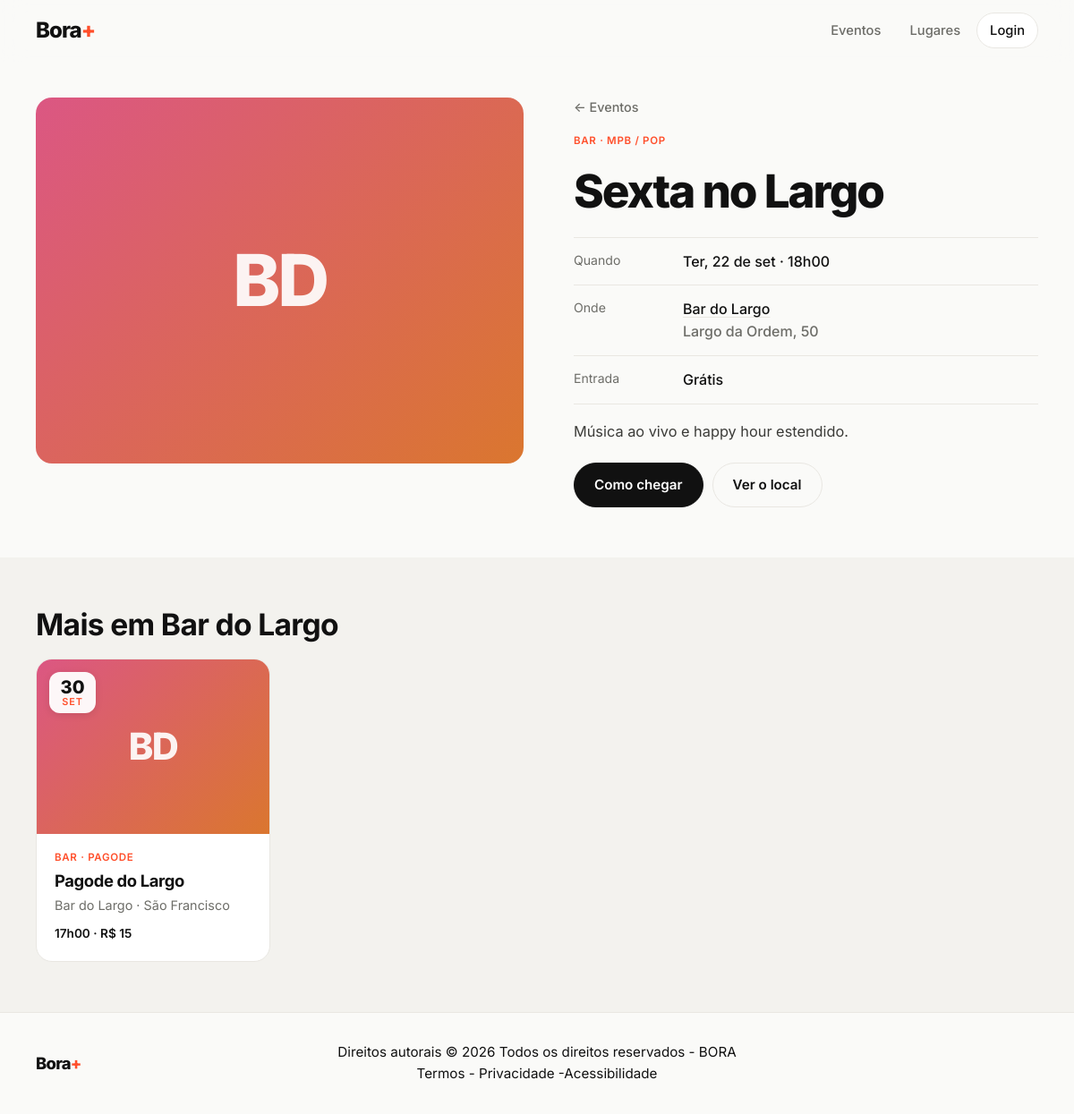
/evento.php?id=3, run on an earlier commit of the app's database.
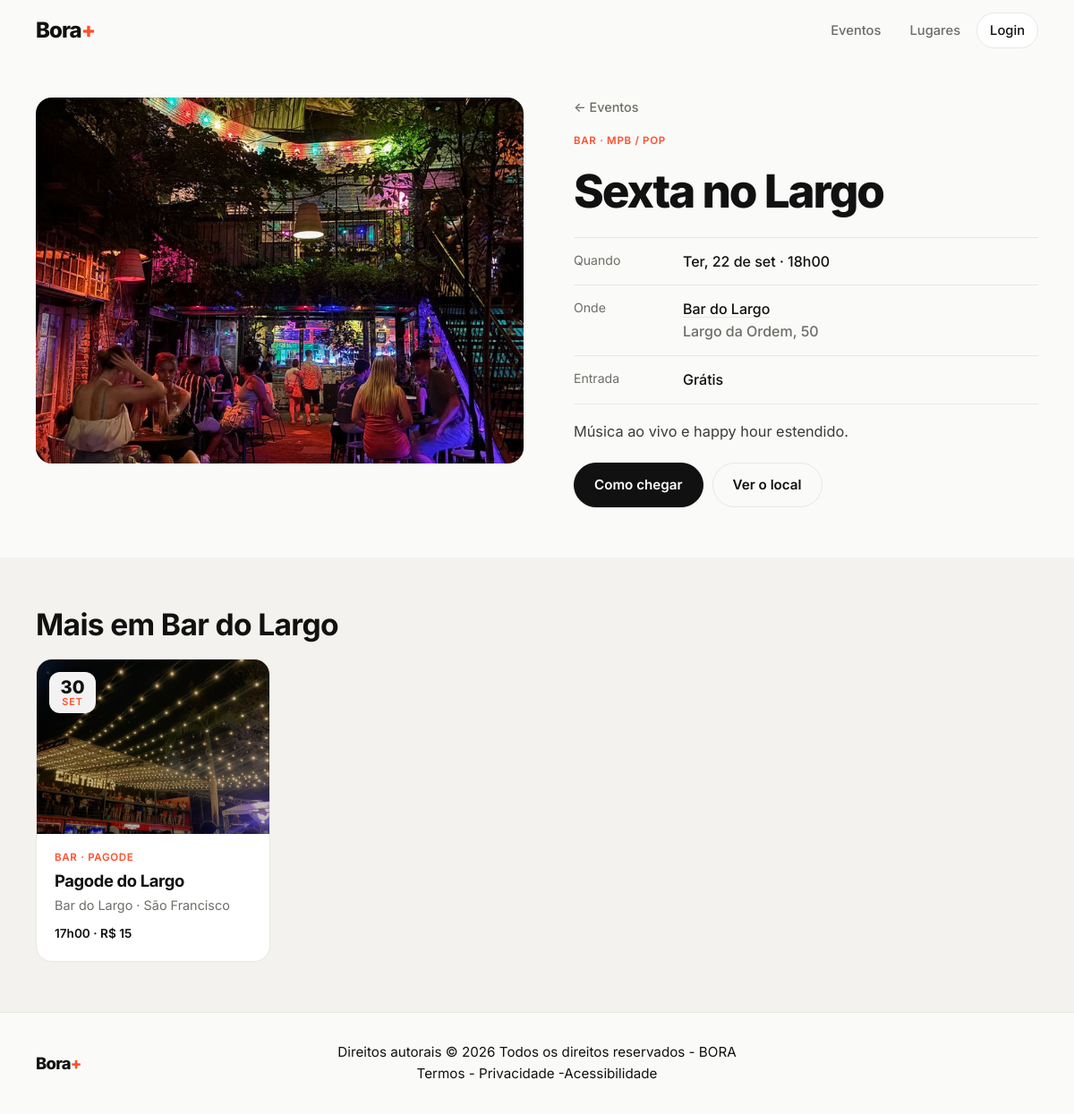
And on a later commit of the database.
### tables this page shows
CREATE TABLE events (
            id               INTEGER PRIMARY KEY AUTOINCREMENT,
            establishment_id INTEGER NOT NULL REFERENCES establishments(id) ON DELETE CASCADE,
            title            TEXT NOT NULL,
            description      TEXT,
            event_date       TEXT NOT NULL,
            start_time       TEXT,
            price            TEXT,
            genre            TEXT,
            image            TEXT,
            created_at       TEXT NOT NULL DEFAULT CURRENT_TIMESTAMP
        );

CREATE TABLE establishments (
            id            INTEGER PRIMARY KEY AUTOINCREMENT,
            name          TEXT NOT NULL,
            type          TEXT NOT NULL,
            neighborhood  TEXT NOT NULL,
            address       TEXT,
            opening_hours TEXT,
            instagram     TEXT,
            description   TEXT,
            image         TEXT,
            created_at    TEXT NOT NULL DEFAULT CURRENT_TIMESTAMP
        );

### includes/functions.php (called while the page is built, shortened)
<?php
function e(?string $value): string
{
    return htmlspecialchars((string) $value, ENT_QUOTES | ENT_SUBSTITUTE, 'UTF-8');
}
function url(string $path = ''): string
{
    return BASE_URL . '/' . ltrim($path, '/');
}
function upload_url(?string $file): ?string
{
    return $file ? url('uploads/' . rawurlencode($file)) : null;
}
function today(): string
{
    return date('Y-m-d');
}
function date_parts(string $date): array
{
    $t = strtotime($date);
    return [
        'day'     => date('d', $t),
        'month'   => MONTHS[(int) date('n', $t) - 1],
        'weekday' => WEEKDAYS[(int) date('w', $t)],
        'year'    => date('Y', $t),
    ];
}
function format_date(string $date): string
{
    $p = date_parts($date);
    $label = ucfirst($p['weekday']) . ', ' . $p['day'] . ' de ' . $p['month'];
    return $p['year'] !== date('Y') ? $label . ' ' . $p['year'] : $label;
}
function format_time(?string $time): string
{
    return $time ? str_replace(':', 'h', substr($time, 0, 5)) : '';
}
function type_label(string $type): string
{
    return ESTABLISHMENT_TYPES[$type] ?? ucfirst($type);
}
function initials(string $name): string
{
    $words = preg_split('/\s+/u', trim($name)) ?: [];
    $out = '';
    foreach (array_slice($words, 0, 2) as $w) {
        $out .= mb_strtoupper(mb_substr($w, 0, 1));
    }
    return $out;
}
function placeholder_style(string $seed): string
{
    $h1 = crc32($seed) % 360;
    $h2 = ($h1 + 45) % 360;
    return "background:linear-gradient(135deg,hsl($h1 65% 60%),hsl($h2 70% 52%))";
}
function maps_url(?string $address, string $name = ''): string
{
    $q = trim(($address ?: $name) . ', ' . SITE_CITY . ' - PR');
    return 'https://www.google.com/maps/search/?api=1&query=' . rawurlencode($q);
}
function input(string $key, string $default = ''): string
{
    $v = $_POST[$key] ?? $_GET[$key] ?? $default;
    return is_string($v) ? trim($v) : $default;
}

### includes/db.php (called while the page is built, shortened)
<?php
function db(): PDO
{
    static $pdo = null;
    if ($pdo instanceof PDO) {
        return $pdo;
    }
    $isNew = !file_exists(DB_FILE);
    $pdo = new PDO('sqlite:' . DB_FILE, null, null, [
        PDO::ATTR_ERRMODE            => PDO::ERRMODE_EXCEPTION,
        PDO::ATTR_DEFAULT_FETCH_MODE => PDO::FETCH_ASSOC,
    ]);
    $pdo->exec('PRAGMA foreign_keys = ON');
    seed_admin($pdo);
    return $pdo;
}
function seed_admin(PDO $pdo): void
{
    $count = (int) $pdo->query('SELECT COUNT(*) FROM admins')->fetchColumn();
    if ($count > 0) {
        return;
    }
}

### includes/queries.php (called while the page is built, shortened)
<?php
function fetch_events(array $f = [], ?int $limit = null): array
{
    $sql = 'SELECT ev.*, es.name AS place_name, es.type AS place_type,
                   es.neighborhood AS place_neighborhood, es.image AS place_image
            FROM events ev
            JOIN establishments es ON es.id = ev.establishment_id
            WHERE 1=1';
    $params = [];
    if (!empty($f['upcoming'])) {
        $sql .= ' AND ev.event_date >= :today';
        $params[':today'] = today();
    }
    if (!empty($f['establishment_id'])) {
        $sql .= ' AND ev.establishment_id = :eid';
        $params[':eid'] = (int) $f['establishment_id'];
    }
    $dir = ($f['order'] ?? 'asc') === 'desc' ? 'DESC' : 'ASC';
    $sql .= " ORDER BY ev.event_date $dir, ev.start_time $dir";
    $stmt = db()->prepare($sql);
    $stmt->execute($params);
    return $stmt->fetchAll();
}
function fetch_event(int $id): ?array
{
    $stmt = db()->prepare(
        'SELECT ev.*, es.name AS place_name, es.type AS place_type, es.neighborhood AS place_neighborhood,
                es.address AS place_address, es.image AS place_image
         FROM events ev JOIN establishments es ON es.id = ev.establishment_id
         WHERE ev.id = ?'
    );
    $stmt->execute([$id]);
    return $stmt->fetch() ?: null;
}

### evento.php (the view, shortened to what the changed rows need)
<?php
$ev = fetch_event((int) input('id', '0'));
$others = array_filter(
    fetch_events(['upcoming' => true, 'establishment_id' => $ev['establishment_id']]),
    static fn ($o) => (int) $o['id'] !== (int) $ev['id']
);
$image = $ev['image'] ?: $ev['place_image'];
require __DIR__ . '/includes/header.php';
?>
<section class="detail">
    <div class="container detail__grid">
        <div class="detail__media">
            <?= cover($image, $ev['place_name'], $ev['place_name'], 'cover cover--lg') ?>
        </div>
        <div class="detail__info">
            <a class="back" href="<?= e(url('index.php#eventos')) ?>">← Eventos</a>
            <span class="tag"><?= e(type_label($ev['place_type'])) ?><?= $ev['genre'] ? ' · ' . e($ev['genre']) : '' ?></span>
            <h1><?= e($ev['title']) ?></h1>
            <dl class="facts">
                <div>
                    <dt>Quando</dt>
                    <dd><?= e(format_date($ev['event_date'])) ?><?= $ev['start_time'] ? ' · ' . e(format_time($ev['start_time'])) : '' ?></dd>
                </div>
                <div>
                    <dd>
                        <a href="<?= e(url('local.php?id=' . (int) $ev['establishment_id'])) ?>"><?= e($ev['place_name']) ?></a><br>
                        <span class="muted"><?= e($ev['place_address'] ?: $ev['place_neighborhood']) ?></span>
                    </dd>
                </div>
                <?php if ($ev['price']): ?>
                    <div>
                        <dt>Entrada</dt>
                        <dd><?= e($ev['price']) ?></dd>
                    </div>
                <?php endif; ?>
            </dl>
            <?php if ($ev['description']): ?>
                <p class="prose"><?= nl2br(e($ev['description'])) ?></p>
            <?php endif; ?>
            <div class="actions">
                <a class="btn" href="<?= e(maps_url($ev['place_address'], $ev['place_name'])) ?>" target="_blank" rel="noopener">Como chegar</a>
                <a class="btn btn--ghost" href="<?= e(url('local.php?id=' . (int) $ev['establishment_id'])) ?>">Ver o local</a>
            </div>
        </div>
    </div>
</section>
<?php if ($others): ?>
<section class="section section--alt">
    <div class="container">
        <div class="section__head"><h2>Mais em <?= e($ev['place_name']) ?></h2></div>
        <div class="grid">
            <?php foreach ($others as $o) { render_event_card($o); } ?>
        </div>
    </div>
</section>
<?php endif; ?>
<?php require __DIR__ . '/includes/footer.php'; ?>

### includes/components.php (shortened to what the changed rows need)
<?php
function cover(?string $image, string $seed, string $label, string $class = 'cover'): string
{
    $src = upload_url($image);
    if ($src) {
        return '<div class="' . $class . '"><img src="' . e($src) . '" alt="" loading="lazy"></div>';
    }
    return '<div class="' . $class . ' cover--ph" style="' . e(placeholder_style($seed)) . '"><span>'
        . e(initials($label)) . '</span></div>';
}
function render_event_card(array $ev): void
{
    $d = date_parts($ev['event_date']);
    $image = $ev['image'] ?: $ev['place_image'];
    $link = url('evento.php?id=' . (int) $ev['id']);
    $meta = array_filter([format_time($ev['start_time']), $ev['price']]);
    ?>
    <a class="card reveal" href="<?= e($link) ?>">
        <?= cover($image, $ev['place_name'], $ev['place_name']) ?>
        <div class="date-badge">
            <strong><?= e($d['day']) ?></strong>
            <span><?= e($d['month']) ?></span>
        </div>
        <div class="card__body">
            <span class="tag"><?= e(type_label($ev['place_type'])) ?><?= $ev['genre'] ? ' · ' . e($ev['genre']) : '' ?></span>
            <h3><?= e($ev['title']) ?></h3>
            <p class="muted"><?= e($ev['place_name']) ?> · <?= e($ev['place_neighborhood']) ?></p>
            <?php if ($meta): ?>
                <p class="card__meta"><?= e(implode(' · ', $meta)) ?></p>
            <?php endif; ?>
        </div>
    </a>
    <?php
}
    ?>

What changed in the data, as far as the page shows it:
changed events "Sexta no Largo": image empty → "sexta-no-largo.jpg" (drawn); image: picture added; establishment.name "BD" → (not shown)
changed events "Pagode do Largo": image empty → "pagode-do-largo.jpg" (drawn); image: picture added; establishment.name "BD" → (not shown)
